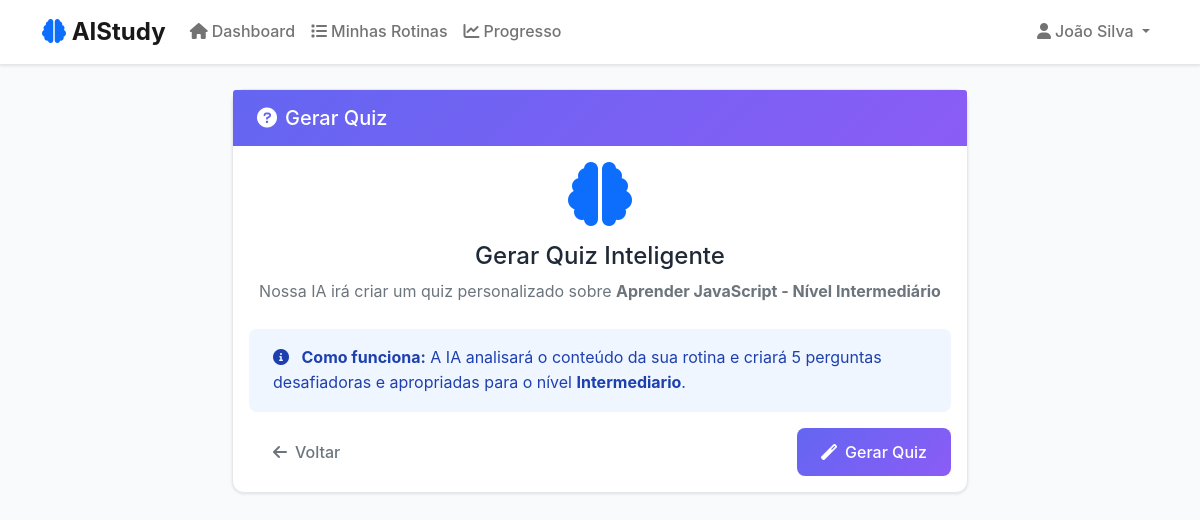
The app's page /gerar-quiz.php?routine_id=2 (signed in) with its own data.
### tables this page shows
CREATE TABLE routines (
    id INT AUTO_INCREMENT PRIMARY KEY,
    user_id INT NOT NULL,
    titulo VARCHAR(200) NOT NULL,
    tema VARCHAR(100) NOT NULL,
    nivel ENUM('iniciante', 'intermediario', 'avancado') NOT NULL,
    tempo_diario INT NOT NULL COMMENT 'em minutos',
    dias_disponiveis JSON NOT NULL COMMENT 'array de dias da semana',
    horario_disponivel TIME NOT NULL,
    progresso DECIMAL(5,2) DEFAULT 0.00,
    status ENUM('ativa', 'pausada', 'concluida') DEFAULT 'ativa',
    data_inicio DATE DEFAULT NULL,
    data_fim DATE DEFAULT NULL,
    created_at TIMESTAMP DEFAULT CURRENT_TIMESTAMP,
    updated_at TIMESTAMP DEFAULT CURRENT_TIMESTAMP ON UPDATE CURRENT_TIMESTAMP,
    FOREIGN KEY (user_id) REFERENCES users(id) ON DELETE CASCADE
);

### includes/session.php (called while the page is built, shortened)
<?php
function isLoggedIn() {
    return isset($_SESSION['user_id']) && !empty($_SESSION['user_id']);
}
function getCurrentUser() {
    return [
        'id' => $_SESSION['user_id'],
        'nome' => $_SESSION['user_nome'],
        'email' => $_SESSION['user_email']
    ];
}
?>

### classes/Routine.php (called while the page is built, shortened)
<?php
class Routine {
    private $conn;
    private $table_name = "routines";
    public function __construct($db) {
        $this->conn = $db;
    }
    public function getRoutine($id, $user_id) {
        $query = "SELECT * FROM " . $this->table_name . "
                  WHERE id = :id AND user_id = :user_id";
        $stmt = $this->conn->prepare($query);
        $stmt->bindParam(":id", $id);
        $stmt->bindParam(":user_id", $user_id);
        $stmt->execute();
        return $stmt->fetch(PDO::FETCH_ASSOC);
    }
}
?>

### gerar-quiz.php (the view, shortened to what this page needs)
<?php
require_once 'classes/Routine.php';
require_once 'includes/session.php';
$user = getCurrentUser();
$routine_id = $_GET['routine_id'] ?? null;
$database = new Database();
$db = $database->getConnection();
$routine = new Routine($db);
$rotina = $routine->getRoutine($routine_id, $user['id']);
?>
<!DOCTYPE html>
<html lang="pt-BR">
<head>
    <link href="https://cdn.jsdelivr.net/npm/bootstrap@5.1.3/dist/css/bootstrap.min.css" rel="stylesheet">
    <link href="https://cdnjs.cloudflare.com/ajax/libs/font-awesome/6.0.0/css/all.min.css" rel="stylesheet">
    <link href="assets/css/style.css" rel="stylesheet">
</head>
<body>
    <nav class="navbar navbar-expand-lg navbar-light">
        <div class="container">
            <a class="navbar-brand" href="dashboard.php">
                <i class="fas fa-brain text-primary"></i> AIStudy
            </a>
            <div class="collapse navbar-collapse" id="navbarNav">
                <ul class="navbar-nav me-auto">
                    <li class="nav-item">
                        <a class="nav-link" href="dashboard.php">
                            <i class="fas fa-home me-1"></i>Dashboard
                        </a>
                    </li>
                    <li class="nav-item">
                        <a class="nav-link" href="rotinas.php">
                            <i class="fas fa-list me-1"></i>Minhas Rotinas
                        </a>
                    </li>
                    <li class="nav-item">
                        <a class="nav-link" href="progresso.php">
                            <i class="fas fa-chart-line me-1"></i>Progresso
                        </a>
                    </li>
                </ul>
                <ul class="navbar-nav">
                    <li class="nav-item dropdown">
                        <a class="nav-link dropdown-toggle" href="#" id="navbarDropdown" role="button" data-bs-toggle="dropdown">
                            <i class="fas fa-user me-1"></i><?php echo htmlspecialchars($user['nome']); ?>
                        </a>
                    </li>
                </ul>
            </div>
        </div>
    </nav>
    <div class="container mt-4">
        <div class="row justify-content-center">
            <div class="col-md-8">
                <div class="card">
                    <div class="card-header">
                        <h5 class="mb-0">
                            <i class="fas fa-question-circle me-2"></i>Gerar Quiz
                        </h5>
                    </div>
                    <div class="card-body">
                        <div class="text-center mb-4">
                            <i class="fas fa-brain text-primary fa-4x mb-3"></i>
                            <h4>Gerar Quiz Inteligente</h4>
                            <p class="text-muted">
                                Nossa IA irá criar um quiz personalizado sobre
                                <strong><?php echo htmlspecialchars($rotina['titulo']); ?></strong>
                            </p>
                        </div>
                        <div class="alert alert-info">
                            <i class="fas fa-info-circle me-2"></i>
                            <strong>Como funciona:</strong> A IA analisará o conteúdo da sua rotina e criará 5 perguntas
                            desafiadoras e apropriadas para o nível <strong><?php echo ucfirst($rotina['nivel']); ?></strong>.
                        </div>
                        <form method="POST">
                            <div class="d-flex justify-content-between">
                                <a href="rotina-detalhada.php?id=<?php echo $routine_id; ?>" class="btn btn-outline-secondary">
                                    <i class="fas fa-arrow-left me-2"></i>Voltar
                                </a>
                                <button type="submit" class="btn btn-primary" id="generateBtn">
                                    <i class="fas fa-magic me-2"></i>Gerar Quiz
                                </button>
                            </div>
                        </form>
                    </div>
                </div>
            </div>
        </div>
    </div>
</body>
</html>

### assets/css/style.css (style rules this page uses)
:root { --primary-color: #6366f1; --secondary-color: #8b5cf6; --success-color: #10b981; --warning-color: #f59e0b; --danger-color: #ef4444; --dark-color: #1f2937; --light-color: #f8fafc; --border-color: #e5e7eb; --text-muted: #6b7280; }
* { margin: 0; padding: 0; box-sizing: border-box; }
body { font-family: 'Inter', -apple-system, BlinkMacSystemFont, 'Segoe UI', Roboto, sans-serif; background-color: var(--light-color); color: var(--dark-color); line-height: 1.6; }
.navbar { background: white; border-bottom: 1px solid var(--border-color); box-shadow: 0 1px 3px 0 rgba(0, 0, 0, 0.1); }
.navbar-brand { font-weight: 700; font-size: 1.5rem; color: var(--primary-color); }
.nav-link { color: var(--dark-color); font-weight: 500; transition: color 0.2s; }
.card { border: 1px solid var(--border-color); border-radius: 12px; box-shadow: 0 1px 3px 0 rgba(0, 0, 0, 0.1); transition: all 0.2s; }
.card-header { background: linear-gradient(135deg, var(--primary-color), var(--secondary-color)); color: white; border-radius: 12px 12px 0 0; border: none; padding: 1rem 1.5rem; }
.btn { border-radius: 8px; font-weight: 500; padding: 0.75rem 1.5rem; transition: all 0.2s; border: none; }
.btn-primary { background: linear-gradient(135deg, var(--primary-color), var(--secondary-color)); border: none; }
.alert { border-radius: 8px; border: none; padding: 1rem 1.5rem; }
.alert-info { background-color: #eff6ff; color: #1e40af; }

### records on screen
routines: titulo "Aprender JavaScript - Nível Intermediário", nivel "Intermediario"

### other values on screen
$user['nome'] "João Silva"
